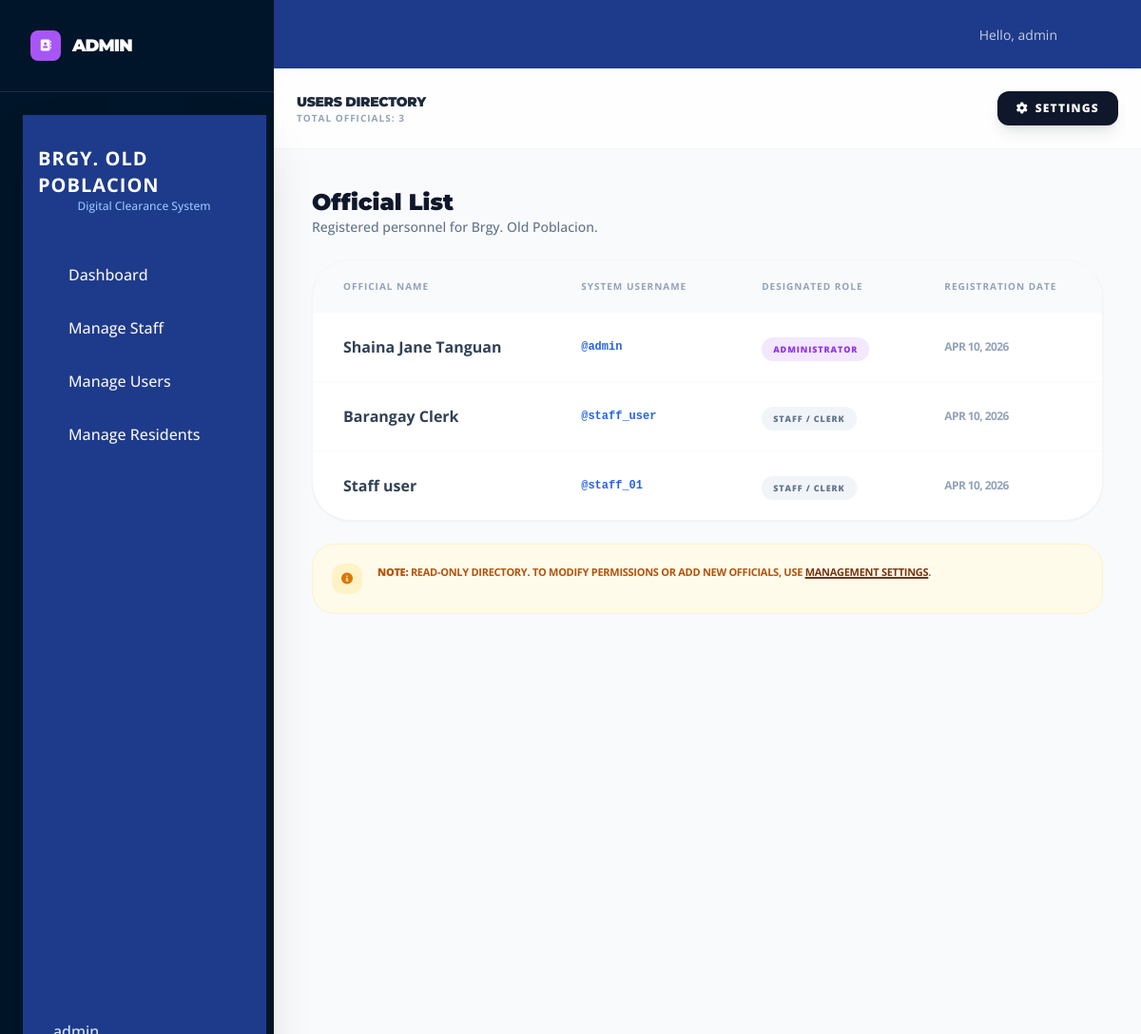
/admin/manage_users.php (signed in), run on the app's committed database.
### tables this page shows
CREATE TABLE `users` (
  `id` int(11) NOT NULL,
  `username` varchar(50) NOT NULL,
  `password` varchar(255) NOT NULL,
  `role` enum('admin','staff') NOT NULL,
  `full_name` varchar(100) DEFAULT NULL,
  `created_at` timestamp NOT NULL DEFAULT current_timestamp()
);

### admin/manage_users.php (the view, shortened to what this page needs)
<?php
require_once('../includes/config.php');
include('../includes/header.php');
?>
<!DOCTYPE html>
<html lang="en">
<head>
    <script src="https://cdn.tailwindcss.com"></script>
    <link href="https://cdnjs.cloudflare.com/ajax/libs/font-awesome/6.0.0/css/all.min.css" rel="stylesheet">
</head>
<body class="bg-[#F8FAFC] antialiased text-slate-900">
    <aside class="hidden lg:flex flex-col w-72 bg-[#001529] h-screen fixed left-0 top-0 text-white z-50">
        <div class="p-8 border-b border-white/10 flex items-center gap-3">
             <div class="w-8 h-8 bg-purple-500 rounded-lg flex items-center justify-center">
                <i class="fas fa-address-book text-white text-xs"></i>
             </div>
             <h1 class="heading text-lg font-black tracking-tighter uppercase">ADMIN</h1>
        </div>
        <nav class="flex-1 p-6 space-y-2">
            <?php include('../includes/sidebar.php'); ?>
        </nav>
    </aside>
    <main class="lg:ml-72 min-h-screen flex flex-col pb-24 lg:pb-0">
        <header class="bg-white/80 backdrop-blur-md sticky top-0 z-40 border-b border-slate-100 p-4 md:p-6 flex justify-between items-center">
            <div>
                <h2 class="heading text-sm font-black text-slate-800 uppercase tracking-tight">Users Directory</h2>
                <p class="text-[10px] text-slate-400 font-bold uppercase tracking-widest hidden md:block">
                    Total Officials: <?php echo $conn->query("SELECT id FROM users")->num_rows; ?>
                </p>
            </div>
            <a href="manage_staff.php" class="bg-slate-900 text-white p-3 lg:px-5 lg:py-2.5 rounded-2xl lg:rounded-xl shadow-lg flex items-center gap-2 active:scale-95 transition-all">
                <i class="fas fa-cog text-xs"></i>
                <span class="hidden lg:block text-xs font-black uppercase tracking-widest">Settings</span>
            </a>
        </header>
        <div class="p-5 md:p-10 max-w-7xl mx-auto w-full space-y-6">
            <div class="flex flex-col md:flex-row md:items-end justify-between gap-4">
                <div>
                    <h2 class="heading text-2xl font-black text-slate-900">Official List</h2>
                    <p class="text-sm text-slate-500 font-medium">Registered personnel for Brgy. Old Poblacion.</p>
                </div>
            </div>
            <div class="hidden md:block bg-white rounded-[2.5rem] border border-slate-100 shadow-sm overflow-hidden">
                <table class="w-full text-left border-collapse">
                    <thead class="bg-slate-50 text-[10px] font-black uppercase text-slate-400 tracking-widest">
                        <tr>
                            <th class="px-8 py-5">Official Name</th>
                            <th class="px-8 py-5">System Username</th>
                            <th class="px-8 py-5">Designated Role</th>
                            <th class="px-8 py-5">Registration Date</th>
                        </tr>
                    </thead>
                    <tbody class="divide-y divide-slate-50">
                        <?php
                        $users = $conn->query("SELECT * FROM users ORDER BY role ASC, full_name ASC");
                        if($users->num_rows > 0):
                            while($row = $users->fetch_assoc()):
                        ?>
                        <tr class="hover:bg-blue-50/30 transition-colors">
                            <td class="px-8 py-6 font-bold text-slate-700"><?php echo htmlspecialchars($row['full_name']); ?></td>
                            <td class="px-8 py-6 font-mono text-xs text-blue-600 font-bold">@<?php echo htmlspecialchars($row['username']); ?></td>
                            <td class="px-8 py-6">
                                <span class="px-3 py-1.5 rounded-xl text-[9px] font-black uppercase tracking-widest <?php echo $row['role'] == 'admin' ? 'bg-purple-100 text-purple-600' : 'bg-slate-100 text-slate-500'; ?>">
                                    <?php echo $row['role'] == 'admin' ? 'Administrator' : 'Staff / Clerk'; ?>
                                </span>
                            </td>
                            <td class="px-8 py-6 text-xs text-slate-400 font-bold uppercase tracking-tighter">
                                <?php echo date('M d, Y', strtotime($row['created_at'])); ?>
                            </td>
                        </tr>
                        <?php endwhile; else: ?>
                        <tr><td colspan="4" class="p-20 text-center text-slate-300 italic font-bold uppercase tracking-widest">No Records Found</td></tr>
                        <?php endif; ?>
                    </tbody>
                </table>
            </div>
            <div class="p-5 bg-amber-50 border border-amber-100 rounded-[1.5rem] flex items-start gap-4">
                <div class="w-8 h-8 rounded-xl bg-amber-100 text-amber-600 flex items-center justify-center flex-shrink-0">
                    <i class="fas fa-info-circle text-xs"></i>
                </div>
                <p class="text-[11px] text-amber-700 font-bold uppercase leading-relaxed tracking-tight">
                    <strong>Note:</strong> Read-only directory. To modify permissions or add new officials, use
                    <a href="manage_staff.php" class="text-amber-900 underline decoration-2">Management Settings</a>.
                </p>
            </div>
        </div>
    </main>
</body>
</html>

### admin/manage_users.php (style rules this page uses)
body { font-family: 'Open Sans', sans-serif; -webkit-tap-highlight-color: transparent; }
.heading { font-family: 'Montserrat', sans-serif; }

### data on the page
users: full_name "Shaina Jane Tanguan", username "admin", role "ADMINISTRATOR", created_at "APR 10, 2026"
users: full_name "Barangay Clerk", username "staff_user", role "STAFF / CLERK", created_at "APR 10, 2026"
users: full_name "Staff user", username "staff_01", role "STAFF / CLERK", created_at "APR 10, 2026"

### other printed values
$_SESSION['username'] "admin"
$conn->query("SELECT id FROM users")->num_rows "3"
